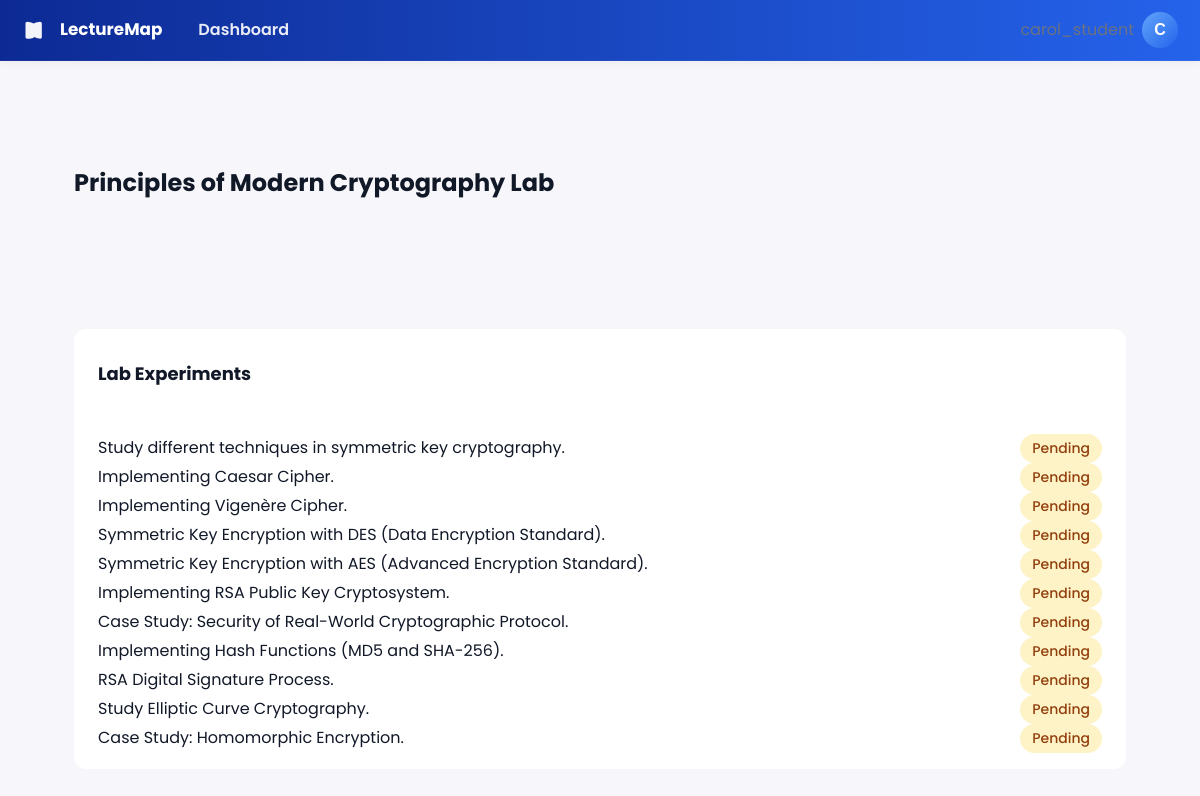
/subject/4/ (signed in), run on the app's committed database.
### myapp/models.py (models this page shows, shortened)
class Subject(models.Model):
    name = models.CharField(max_length=200, unique=True)
    class_name = models.CharField(max_length=120, default="CSE-SEM-1")
    planned_lectures = models.PositiveIntegerField(default=24)
    start_date = models.DateField(default=timezone.now)
    end_date = models.DateField(null=True, blank=True)
    teacher = models.ForeignKey(User, on_delete=models.CASCADE, related_name='taught_subjects', null=True)

class Chapter(models.Model):
    subject = models.ForeignKey(Subject, on_delete=models.CASCADE, related_name='chapters')
    title = models.CharField(max_length=200)
    order = models.PositiveIntegerField(default=0)
    class Meta:
        ordering = ('order', 'id')

class Topic(models.Model):
    chapter = models.ForeignKey(Chapter, on_delete=models.CASCADE, related_name='topics')
    title = models.CharField(max_length=250)
    order = models.PositiveIntegerField(default=0)
    class Meta:
        ordering = ('order', 'id')
        unique_together = ('chapter','title')

### myapp/views.py (the view)
# urls.py: path('subject/<int:pk>/', views.subject_detail, name='subject_detail'),
@login_required
def subject_detail(request, pk):
    subject = get_object_or_404(Subject, pk=pk)
    if _is_teacher(request.user) and subject.teacher != request.user:
        messages.error(request, "You don't have permission to view this subject.")
        return redirect('teacher_dashboard')
    chapters = (Chapter.objects.filter(subject=subject)
                .prefetch_related('topics__status'))
    sessions = subject.sessions.all()[:10]
    return render(request, 'myapp/subject_detail.html', {
        'subject': subject, 'chapters': chapters, 'sessions': sessions, 'is_teacher': _is_teacher(request.user)
    })

### myapp/templatetags/myapp_extras.py (called while the page is built)
@register.filter
def is_teacher(user):
    return _is_teacher(user)

@register.filter
def is_student(user):
    return _is_student(user)

### myapp/views.py (called while the page is built)
def _is_teacher(user):
    return user.is_staff or user.groups.filter(name__iexact='Teacher').exists()

def _is_student(user):
    return user.groups.filter(name__iexact='Student').exists()

### templates/myapp/subject_detail.html (shortened to what this page needs)
{% extends "base.html" %}
{% load static %}
{% load myapp_extras %}
{% block content %}
<div class="subject-header">
  <div class="container">
    <div class="flex items-center justify-between">
      <div>
        <h1 class="text-2xl font-bold mb-2">{{ subject.name }}</h1>
      </div>
    </div>
  </div>
</div>
<div class="container">
  <div id="chapters" class="space-y-6">
    {% for chapter in chapters %}
    <div class="chapter-card">
      <div class="chapter-header">
        <div class="flex items-center justify-between">
          <h2 class="text-lg font-semibold">{{ chapter.title }}</h2>
        </div>
      </div>
      <div class="topic-list">
        {% for topic in chapter.topics.all %}
          {% include "myapp/_topic_row.html" with t=topic %}
        {% empty %}
          <div class="text-center py-4 text-muted">
            No topics added yet
          </div>
        {% endfor %}
      </div>
    </div>
    {% endfor %}
  </div>
</div>
{% endblock %}

### templates/topbar.html (shortened to what this page needs)
{% load static %}
{% load myapp_extras %}
<nav class="topbar">
  <div class="topbar-left flex items-center gap-4">
    <a href="{% url 'home' %}" class="logo">
      <span class="brand">LectureMap</span>
    </a>
    {% if user.is_authenticated %}
      {% if request.user|is_teacher %}
        <a href="{% url 'teacher_dashboard' %}" class="nav-link {% if request.resolver_match.url_name == 'teacher_dashboard' %}active{% endif %}">
          Dashboard
        </a>
      {% elif request.user|is_student %}
        <a href="{% url 'student_dashboard' %}" class="nav-link {% if request.resolver_match.url_name == 'student_dashboard' %}active{% endif %}">
          Dashboard
        </a>
      {% endif %}
    {% endif %}
  </div>
  <div class="topbar-right flex items-center gap-4">
    {% if user.is_authenticated %}
      <div class="flex items-center gap-2">
        {% if user.profile.full_name %}
          <span class="text-muted">{{ user.profile.full_name }}</span>
        {% else %}
          <span class="text-muted">{{ user.username }}</span>
        {% endif %}
        <div class="dropdown">
          <button class="avatar" onclick="toggleDropdown(event)" aria-haspopup="true" aria-expanded="false" style="background:linear-gradient(135deg,#60A5FA,#2563EB);width:36px;height:36px;border-radius:999px;border:none;color:white;font-weight:700;display:flex;align-items:center;justify-content:center">
            {{ user.username|make_list|first|upper }}
          </button>
        </div>
      </div>
    {% else %}
      <div class="flex items-center gap-2">
        <a href="{% url 'signup' %}" class="nav-link">Sign up</a>
        <a href="{% url 'login_role' 'student' %}" class="btn btn-primary">Login</a>
      </div>
    {% endif %}
  </div>
</nav>

### templates/myapp/_topic_row.html (shortened to what this page needs)
<div id="topic-{{ t.id }}" class="flex items-center justify-between p-3 {% if t.status and t.status.completed %}bg-emerald-50{% else %}bg-gray-50{% endif %} rounded-lg transition-all duration-200">
  <div class="flex items-center gap-4">
    <div class="text-sm">
      <div class="font-medium">{{ t.title }}</div>
    </div>
  </div>
  <div class="flex items-center gap-2">
    <span class="badge {% if t.status and t.status.completed %}badge-success{% else %}badge-warning{% endif %}">
      {% if t.status and t.status.completed %}Completed{% else %}Pending{% endif %}
    </span>
  </div>
</div>

### static/styles.css (style rules this page uses)
:root { --primary: #2563eb; --primary-dark: #1d4ed8; --accent: #0ea5e9; --success: #22c55e; --warning: #eab308; --danger: #ef4444; --bg-gradient: linear-gradient(180deg, #f8fafc 0%, #eef2ff 100%); --card-bg: #ffffff; --text: #1f2937; --text-muted: #6b7280; --border: #e5e7eb; --shadow-sm: 0 1px 2px rgba(0,0,0,0.05); --shadow: 0 4px 6px -1px rgba(0,0,0,0.1); --shadow-lg: 0 10px 15px -3px rgba(0,0,0,0.1); }
body { background: var(--bg-gradient); color: var(--text); font-family: 'Inter', system-ui, sans-serif; line-height: 1.5; min-height: 100vh; }
.container { max-width: 1100px; margin: 0 auto; padding: 1.5rem; }
.topbar { background: var(--primary); color: white; padding: 0.75rem 1.5rem; }
.nav-link { color: rgba(255,255,255,0.9); text-decoration: none; padding: 0.5rem 0.75rem; border-radius: 0.375rem; transition: all 0.2s; }
.badge { display: inline-flex; align-items: center; padding: 0.25rem 0.75rem; border-radius: 9999px; font-size: 0.875rem; font-weight: 500; }
.badge-warning { background: #fef3c7; color: #92400e; }
.flex { display: flex; }
.items-center { align-items: center; }
.justify-between { justify-content: space-between; }
.gap-2 { gap: 0.5rem; }
.gap-4 { gap: 1rem; }
.text-lg { font-size: 1.125rem; }
.text-2xl { font-size: 1.5rem; }
.font-bold { font-weight: 700; }
.text-muted { color: var(--text-muted); }
.mb-2 { margin-bottom: 0.5rem; }
.avatar { width: 2.5rem; height: 2.5rem; border-radius: 9999px; background: var(--primary); color: white; display: flex; align-items: center; justify-content: center; font-weight: 500; font-size: 1rem; }

### templates/base.html (style rules this page uses)
:root { --bg: #f7f7fb; --card: #ffffff; --muted: #6b7280; --text: #111827; --primary: #2563eb; --primary-600: #1d4ed8; --border: #e6e9ee; --card-shadow: 0 8px 24px rgba(16,24,40,0.06); --radius: 12px; }
body { margin: 0; font-family: 'Poppins', Inter, system-ui, -apple-system, 'Segoe UI', Roboto, 'Helvetica Neue', Arial; background: var(--bg); color: var(--text); -webkit-font-smoothing:antialiased; -moz-osx-font-smoothing:grayscale; line-height:1.5; }
.topbar { display:flex; justify-content:space-between; align-items:center; background: linear-gradient(90deg, rgba(13,42,148,1) 0%, rgba(37,99,235,1) 100%); color: white; padding: 10px 22px; box-shadow: 0 2px 8px rgba(16,24,40,0.06); border-bottom: 1px solid rgba(255,255,255,0.04); }
.logo { display:flex; align-items:center; gap:10px; text-decoration:none; color:white; }
.logo .brand { font-weight:700; font-size:1.05rem; }
.nav-link { color: rgba(255,255,255,0.9); margin-left:12px; text-decoration:none; font-weight:600; }
.topbar-left, .topbar-right { display:flex; align-items:center; gap:12px; }
.topbar-left, .topbar-right { display: flex; align-items: center; }

### templates/topbar.html (style rules this page uses)
.dropdown { position: relative; }

### templates/myapp/subject_detail.html (style rules this page uses)
.subject-header { background: var(--primary-50); border-bottom: 1px solid var(--primary-100); padding: 2rem 0; margin-bottom: 2rem; }
.chapter-card { border: 1px solid var(--border-color); border-radius: 0.75rem; background: white; margin-bottom: 1.5rem; }
.chapter-header { padding: 1rem 1.5rem; border-bottom: 1px solid var(--border-color); background: var(--gray-50); border-radius: 0.75rem 0.75rem 0 0; }
.topic-list { padding: 1rem 1.5rem; }

### data on the page
Subject: name "Principles of Modern Cryptography Lab"
Chapter: title "Lab Experiments"
Topic: title "Study different techniques in symmetric key cryptography."
Topic: title "Implementing Caesar Cipher."
Topic: title "Implementing Vigenère Cipher."
Topic: title "Symmetric Key Encryption with DES (Data Encryption Standard)."
Topic: title "Symmetric Key Encryption with AES (Advanced Encryption Standard)."
Topic: title "Implementing RSA Public Key Cryptosystem."
Topic: title "Case Study: Security of Real-World Cryptographic Protocol."
Topic: title "Implementing Hash Functions (MD5 and SHA-256)."
Topic: title "RSA Digital Signature Process."
Topic: title "Study Elliptic Curve Cryptography."
Topic: title "Case Study: Homomorphic Encryption."

### other printed values
{{ user.username }} "carol_student"
{{ user.username|make_list|first|upper }} "C"
